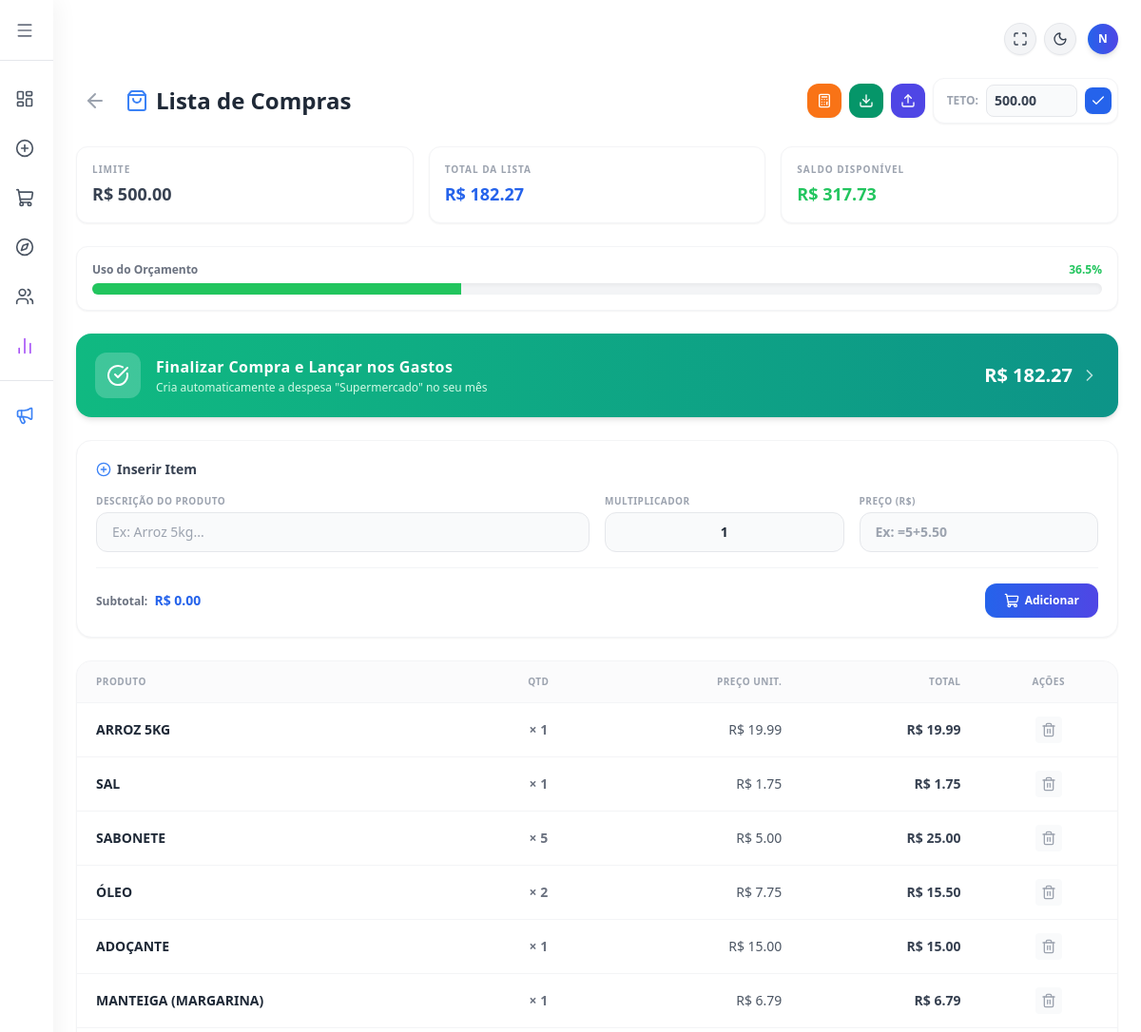
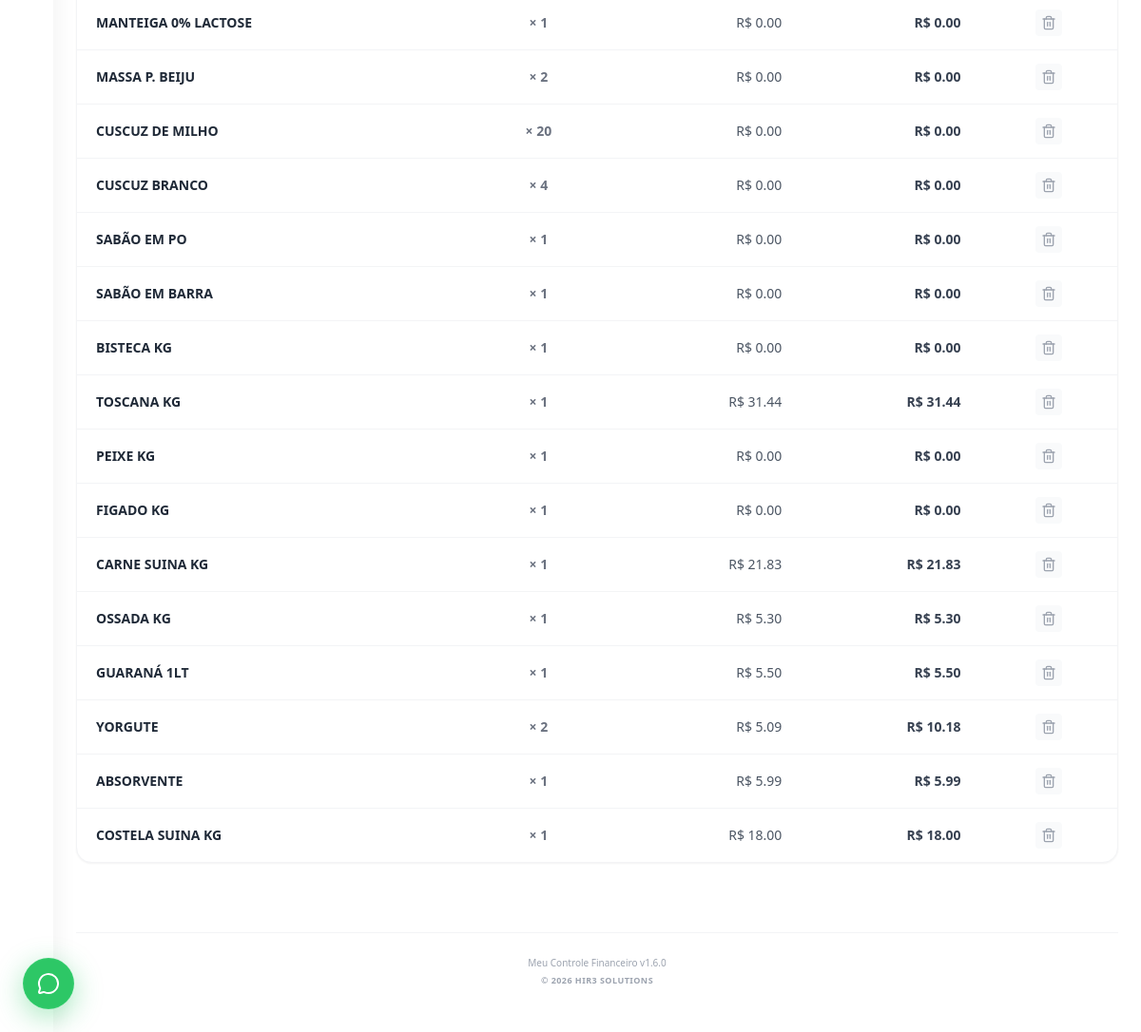
Screenshot of /compras (signed in) with the database file from the repository (2 pictures, top to bottom).
### tables this page shows
CREATE TABLE meta_compras (
            usuario_id INTEGER,
            mes TEXT,
            valor REAL DEFAULT 0.0,
            PRIMARY KEY (usuario_id, mes)
        );

CREATE TABLE lista_compras (
            id INTEGER PRIMARY KEY AUTOINCREMENT,
            usuario_id INTEGER,
            descricao TEXT,
            quantidade INTEGER DEFAULT 1,
            preco REAL DEFAULT 0.0,
            mes TEXT
        , total_item REAL);

### flask_app.py (the view, shortened to what this page needs)
@app.route('/compras', methods=['GET', 'POST'])
def compras():
    user_id = session.get('user_id')
    if not user_id:
        return redirect(url_for('login'))
    mes_atual = datetime.now().strftime('%Y-%m')
    conexao = sqlite3.connect('financas.db')
    conexao.row_factory = sqlite3.Row
    cursor = conexao.cursor()
    cursor.execute('''
        CREATE TABLE IF NOT EXISTS lista_compras (
            id INTEGER PRIMARY KEY AUTOINCREMENT,
            usuario_id INTEGER,
            descricao TEXT,
            quantidade INTEGER DEFAULT 1,
            preco REAL DEFAULT 0.0,
            total_item REAL,
            mes TEXT
        )
    ''')
    cursor.execute('''
        CREATE TABLE IF NOT EXISTS meta_compras (
            usuario_id INTEGER,
            mes TEXT,
            valor REAL DEFAULT 0.0,
            PRIMARY KEY (usuario_id, mes)
        )
    ''')
    conexao.commit()
    cursor.execute("SELECT * FROM lista_compras WHERE usuario_id = ? AND mes = ?", (user_id, mes_atual))
    itens_bd = cursor.fetchall()
    itens = []
    total_lista = 0.0
    for row in itens_bd:
        d = dict(row)
        qtd = d.get('quantidade') or 1
        preco = d.get('preco') or 0.0
        d['total_item'] = d.get('total_item') if d.get('total_item') is not None else (qtd * preco)
        total_lista += d['total_item']
        itens.append(d)
    cursor.execute("SELECT valor FROM meta_compras WHERE usuario_id = ? AND mes = ?", (user_id, mes_atual))
    meta_row = cursor.fetchone()
    meta_valor = meta_row['valor'] if meta_row else 0.0
    saldo_meta = meta_valor - total_lista
    porcentagem_meta = round((total_lista / meta_valor * 100), 1) if meta_valor > 0 else 0
    conexao.close()
    return render_template('telas/compras.html',
                           itens=itens,
                           total_lista=total_lista,
                           meta_valor=meta_valor,
                           saldo_meta=saldo_meta,
                           porcentagem_meta=porcentagem_meta)

### templates/telas/compras.html (shortened to what this page needs)
{% extends "base.html" %}
{% block content %}
<div class="px-3 md:px-0 pb-10">
    <div class="flex flex-col md:flex-row justify-between items-start md:items-center mb-4 md:mb-6 gap-3 md:gap-4">
        <div class="flex items-center gap-3">
            <a href="javascript:history.back()" class="p-2 text-gray-400 hover:text-blue-500 hover:bg-blue-50 dark:hover:bg-gray-700 rounded-xl transition-all">
                <i data-lucide="arrow-left" class="w-6 h-6"></i>
            </a>
            <h2 class="text-lg md:text-2xl font-black text-gray-800 dark:text-gray-100 flex items-center gap-2">
                <i data-lucide="shopping-bag" class="w-5 h-5 md:w-6 md:h-6 text-blue-500"></i> Lista de Compras
            </h2>
        </div>
        <div class="flex items-center gap-2 w-full md:w-auto">
            <button onclick="abrirCalculadora()" type="button" class="p-2 md:p-2.5 bg-orange-500 hover:bg-orange-600 text-white rounded-xl transition-colors shadow-sm" title="Calculadora Rápida">
                <i data-lucide="calculator" class="w-4 h-4"></i>
            </button>
            <a href="/exportar_compras_csv" class="p-2 md:p-2.5 bg-emerald-600 hover:bg-emerald-700 text-white rounded-xl transition-colors shadow-sm" title="Exportar para Excel (CSV)">
                <i data-lucide="download" class="w-4 h-4"></i>
            </a>
            <form action="/importar_compras_csv" method="POST" enctype="multipart/form-data" class="m-0" id="form-importar">
                <label for="import-csv" class="cursor-pointer p-2 md:p-2.5 bg-indigo-600 hover:bg-indigo-700 text-white rounded-xl transition-colors shadow-sm block" title="Importar Planilha">
                    <i data-lucide="upload" class="w-4 h-4"></i>
                </label>
            </form>
            <form action="/compras" method="POST" class="flex items-center gap-2 bg-white dark:bg-gray-800 p-1.5 rounded-xl border border-gray-100 dark:border-gray-700 shadow-sm flex-1 md:flex-none">
                <span class="text-[11px] md:text-xs font-bold text-gray-400 uppercase pl-2 whitespace-nowrap">Teto:</span>
                <input type="number" step="0.01" name="valor_meta" placeholder="Ex: 500.00" value="{{ '%.2f'|format(meta_valor or 0) if meta_valor and meta_valor > 0 else '' }}" required
                       class="w-full md:w-24 px-2 py-1.5 text-xs md:text-sm bg-gray-50 dark:bg-gray-900 border border-gray-200 dark:border-gray-700 rounded-lg focus:outline-none focus:ring-2 focus:ring-blue-500 font-bold text-gray-700 dark:border-gray-200">
                <button type="submit" class="p-2 md:p-1.5 bg-blue-600 hover:bg-blue-700 text-white rounded-lg transition-colors shadow-sm" title="Salvar Meta">
                    <i data-lucide="check" class="w-4 h-4"></i>
                </button>
            </form>
        </div>
    </div>
    <div class="grid grid-cols-2 md:grid-cols-3 gap-2 md:gap-4 mb-4 md:mb-6">
        <div class="bg-white dark:bg-gray-800 p-3 md:p-4 rounded-xl border border-gray-100 dark:border-gray-700 shadow-sm">
            <span class="block text-[9px] md:text-[10px] font-bold text-gray-400 uppercase tracking-widest mb-0.5 md:mb-1">Limite</span>
            <span class="text-sm md:text-lg font-black text-gray-700 dark:text-gray-200">R$ {{ "%.2f"|format(meta_valor or 0) }}</span>
        </div>
        <div class="bg-white dark:bg-gray-800 p-3 md:p-4 rounded-xl border border-gray-100 dark:border-gray-700 shadow-sm">
            <span class="block text-[9px] md:text-[10px] font-bold text-gray-400 uppercase tracking-widest mb-0.5 md:mb-1">Total da Lista</span>
            <span class="text-sm md:text-lg font-black text-blue-600 dark:text-blue-400">R$ {{ "%.2f"|format(total_lista or 0) }}</span>
        </div>
        <div class="col-span-2 md:col-span-1 bg-white dark:bg-gray-800 p-3 md:p-4 rounded-xl border border-gray-100 dark:border-gray-700 shadow-sm">
            <span class="block text-[9px] md:text-[10px] font-bold text-gray-400 uppercase tracking-widest mb-0.5 md:mb-1">Saldo Disponível</span>
            <span class="text-base md:text-lg font-black {% if (saldo_meta or 0) >= 0 %}text-green-500{% else %}text-red-500{% endif %}">
                R$ {{ "%.2f"|format(saldo_meta or 0) }}
            </span>
        </div>
    </div>
    {% if meta_valor and meta_valor > 0 %}
    <div class="bg-white dark:bg-gray-800 p-3 md:p-4 rounded-xl border border-gray-100 dark:border-gray-700 shadow-sm mb-4 md:mb-6">
        <div class="flex justify-between items-center mb-1.5">
            <span class="text-[11px] md:text-xs font-bold text-gray-500 dark:text-gray-400">Uso do Orçamento</span>
            <span class="text-[11px] md:text-xs font-black {% if porcentagem_meta > 100 %}text-red-500 animate-pulse{% elif porcentagem_meta >= 80 %}text-amber-500{% else %}text-green-500{% endif %}">
                {{ porcentagem_meta }}%
            </span>
        </div>
        <div class="w-full bg-gray-100 dark:bg-gray-900 rounded-full h-2 md:h-3 shadow-inner overflow-hidden">
            <div class="h-full transition-all duration-500 {% if porcentagem_meta > 100 %}bg-red-500{% elif porcentagem_meta >= 80 %}bg-amber-500{% else %}bg-green-500{% endif %}"
                 style="width: {% if porcentagem_meta > 100 %}100{% else %}{{ porcentagem_meta }}{% endif %}%"></div>
        </div>
    </div>
    {% endif %}
    {% if total_lista and total_lista > 0 %}
    <div class="mb-4 md:mb-6">
        <form action="/lancar_compras_gastos" method="POST" onsubmit="confirmarAcao(event, this, 'Finalizar e Lançar Despesa?', 'Isso criará automaticamente um gasto de R$ {{ '%.2f'|format(total_lista) }} no seu resumo do mês.', 'Sim, finalizar!')">
            <button type="submit" class="w-full flex items-center justify-between p-4 md:p-5 rounded-2xl bg-gradient-to-r from-emerald-500 to-teal-600 text-white shadow-md hover:shadow-lg transition-all transform hover:-translate-y-0.5 group focus:outline-none">
                <div class="flex items-center gap-3 md:gap-4">
                    <div class="bg-white/20 p-2 md:p-3 rounded-xl">
                        <i data-lucide="check-circle" class="w-5 h-5 md:w-6 md:h-6 text-white"></i>
                    </div>
                    <div class="text-left">
                        <span class="block text-sm md:text-base font-black tracking-wide">Finalizar Compra e Lançar nos Gastos</span>
                        <span class="block text-[10px] md:text-xs text-emerald-100 font-medium mt-0.5">Cria automaticamente a despesa "Supermercado" no seu mês</span>
                    </div>
                </div>
                <div class="flex items-center gap-2">
                    <span class="text-lg md:text-xl font-black">R$ {{ "%.2f"|format(total_lista) }}</span>
                    <i data-lucide="chevron-right" class="w-5 h-5 opacity-70 group-hover:translate-x-1 transition-transform"></i>
                </div>
            </button>
        </form>
    </div>
    {% endif %}
    <div class="bg-white dark:bg-gray-800 p-4 md:p-5 rounded-2xl shadow-sm border border-gray-100 dark:border-gray-700 mb-4 md:mb-6" id="area-formulario">
        <h3 class="text-xs md:text-sm font-bold text-gray-700 dark:text-gray-300 mb-3 md:mb-4 flex items-center gap-1.5" id="titulo-form">
            <i data-lucide="plus-circle" class="w-4 h-4 text-blue-500" id="icone-titulo"></i> <span id="texto-titulo">Inserir Item</span>
        </h3>
        <form action="/compras" method="POST" id="form-produto">
            <div class="grid grid-cols-2 md:grid-cols-4 gap-3 md:gap-4 items-end">
                <div class="col-span-2">
                    <label class="block text-[9px] md:text-[10px] font-bold text-gray-400 uppercase tracking-wider mb-1">Descrição do Produto</label>
                    <input type="text" name="descricao" id="input-desc" placeholder="Ex: Arroz 5kg..." required
                           class="w-full px-3 py-2 md:px-4 md:py-2.5 bg-gray-50 dark:bg-gray-900 border border-gray-200 dark:border-gray-700 rounded-xl text-sm text-gray-800 dark:text-gray-100 focus:outline-none focus:ring-2 focus:ring-blue-500">
                </div>
                <div class="col-span-1">
                    <label class="block text-[9px] md:text-[10px] font-bold text-gray-400 uppercase tracking-wider mb-1">Multiplicador</label>
                    <input type="text" inputmode="text" name="quantidade" id="input-qtd" value="1" placeholder="Ex: =2+3" required oninput="calcularPrevia()" onblur="avaliarCalculo(this)"
                           class="w-full px-3 py-2 md:px-4 md:py-2.5 bg-gray-50 dark:bg-gray-900 border border-gray-200 dark:border-gray-700 rounded-xl text-sm text-gray-800 dark:text-gray-100 focus:outline-none focus:ring-2 focus:ring-blue-500 font-bold text-center">
                </div>
                <div class="col-span-1">
                    <label class="block text-[9px] md:text-[10px] font-bold text-gray-400 uppercase tracking-wider mb-1">Preço (R$)</label>
                    <input type="text" inputmode="text" name="preco" id="input-preco" placeholder="Ex: =5+5.50" required oninput="calcularPrevia()" onblur="avaliarCalculo(this)"
                           class="w-full px-3 py-2 md:px-4 md:py-2.5 bg-gray-50 dark:bg-gray-900 border border-gray-200 dark:border-gray-700 rounded-xl text-sm text-gray-800 dark:text-gray-100 focus:outline-none focus:ring-2 focus:ring-blue-500 font-bold">
                </div>
            </div>
            <div class="mt-3 md:mt-4 pt-3 md:pt-4 border-t border-gray-100 dark:border-gray-700/60 flex flex-row justify-between items-center gap-3">
                <div class="text-[11px] md:text-xs font-bold text-gray-500 dark:text-gray-400">
                    Subtotal: <span class="text-xs md:text-sm font-black text-blue-600 dark:text-blue-400 ml-0.5 md:ml-1" id="previa-total">R$ 0.00</span>
                </div>
                <div class="flex gap-2">
                    <button type="submit" id="btn-salvar" name="adicionar" class="px-4 py-2 md:px-5 md:py-2.5 bg-gradient-to-r from-blue-600 to-indigo-600 text-white text-[11px] md:text-xs font-bold rounded-xl hover:from-blue-700 hover:to-indigo-700 transition-all shadow-sm flex items-center justify-center gap-1.5">
                        <i data-lucide="shopping-cart" id="icone-btn" class="w-3 h-3 md:w-4 md:h-4"></i> <span id="texto-btn">Adicionar</span>
                    </button>
                </div>
            </div>
        </form>
    </div>
    <div class="bg-white dark:bg-gray-800 rounded-2xl border border-gray-100 dark:border-gray-700 overflow-hidden shadow-sm">
        <div class="overflow-x-auto">
            <table class="w-full text-left border-collapse whitespace-nowrap md:whitespace-normal">
                <thead>
                    <tr class="bg-gray-50/70 dark:bg-gray-900/40 border-b border-gray-100 dark:border-gray-700/70">
                        <th class="px-3 py-2 md:px-5 md:py-3.5 text-[9px] md:text-[10px] font-bold text-gray-400 uppercase tracking-wider">Produto</th>
                        <th class="px-3 py-2 md:px-5 md:py-3.5 text-[9px] md:text-[10px] font-bold text-gray-400 uppercase tracking-wider text-center">Qtd</th>
                        <th class="px-3 py-2 md:px-5 md:py-3.5 text-[9px] md:text-[10px] font-bold text-gray-400 uppercase tracking-wider text-right">Preço Unit.</th>
                        <th class="px-3 py-2 md:px-5 md:py-3.5 text-[9px] md:text-[10px] font-bold text-gray-400 uppercase tracking-wider text-right">Total</th>
                        <th class="px-3 py-2 md:px-5 md:py-3.5 text-[9px] md:text-[10px] font-bold text-gray-400 uppercase tracking-wider text-center">Ações</th>
                    </tr>
                </thead>
                <tbody class="divide-y divide-gray-100 dark:divide-gray-700/50 text-xs md:text-sm">
                    {% for item in itens %}
                    <tr class="hover:bg-gray-50/50 dark:hover:bg-gray-900/20 transition-colors cursor-pointer" ondblclick="editarItem('{{ item.id }}', '{{ item.descricao }}', '{{ item.quantidade }}', '{{ item.preco }}')" title="Clique duplo para editar">
                        <td class="px-3 py-2 md:px-5 md:py-3.5 font-bold text-gray-800 dark:text-gray-200 truncate max-w-[120px] md:max-w-none" title="{{ item.descricao }}">{{ item.descricao }}</td>
                        <td class="px-3 py-2 md:px-5 md:py-3.5 text-center font-bold text-gray-500 dark:text-gray-400">× {{ item.quantidade or 1 }}</td>
                        <td class="px-3 py-2 md:px-5 md:py-3.5 text-right text-gray-600 dark:text-gray-400">R$ {{ "%.2f"|format(item.preco or 0) }}</td>
                        <td class="px-3 py-2 md:px-5 md:py-3.5 text-right font-black text-gray-700 dark:text-gray-200">R$ {{ "%.2f"|format(item.total_item or 0) }}</td>
                        <td class="px-3 py-2 md:px-5 md:py-3.5">
                            <div class="flex items-center justify-center gap-1 md:gap-2">
                                <form action="/excluir_compra/{{ item.id }}" method="POST" class="m-0" onsubmit="confirmarAcao(event, this, 'Remover Item?', 'Tem certeza que deseja tirar este item da sua lista?', 'Sim, remover')">
                                    <button type="submit" class="p-1 md:p-1.5 text-gray-400 hover:text-red-500 dark:hover:text-red-400 rounded transition-colors bg-gray-50 hover:bg-red-50 dark:bg-gray-800 dark:hover:bg-red-900/20" title="Remover">
                                        <i data-lucide="trash-2" class="w-3.5 h-3.5 md:w-4 md:h-4 mx-auto"></i>
                                    </button>
                                </form>
                            </div>
                        </td>
                    </tr>
                    {% else %}
                    <tr>
                        <td colspan="5" class="px-5 py-8 md:py-10 text-center text-[11px] md:text-xs text-gray-400 font-medium">
                            Carrinho vazio. Use o formulário acima para adicionar produtos.
                        </td>
                    </tr>
                    {% endfor %}
                </tbody>
            </table>
        </div>
    </div>
</div>
{% endblock %}

### rows the page displays
meta_compras: valor_meta "500.00", valor "500.00"
lista_compras: descricao "ARROZ 5KG", quantidade "1", preco "19.99", total_item "19.99"
lista_compras: descricao "SAL", quantidade "1", preco "1.75", total_item "1.75"
lista_compras: descricao "SABONETE", quantidade "5", preco "5.00", total_item "25.00"
lista_compras: descricao "ÓLEO", quantidade "2", preco "7.75", total_item "15.50"
lista_compras: descricao "ADOÇANTE", quantidade "1", preco "15.00", total_item "15.00"
lista_compras: descricao "MANTEIGA (MARGARINA)", quantidade "1", preco "6.79", total_item "6.79"
lista_compras: descricao "MANTEIGA 0% LACTOSE", quantidade "1", preco "0.00", total_item "0.00"
lista_compras: descricao "MASSA P. BEIJU", quantidade "2", preco "0.00", total_item "0.00"
lista_compras: descricao "CUSCUZ DE MILHO", quantidade "20", preco "0.00", total_item "0.00"
lista_compras: descricao "CUSCUZ BRANCO", quantidade "4", preco "0.00", total_item "0.00"
lista_compras: descricao "SABÃO EM PO", quantidade "1", preco "0.00", total_item "0.00"
lista_compras: descricao "SABÃO EM BARRA", quantidade "1", preco "0.00", total_item "0.00"
lista_compras: descricao "BISTECA KG", quantidade "1", preco "0.00", total_item "0.00"
lista_compras: descricao "TOSCANA KG", quantidade "1", preco "31.44", total_item "31.44"
lista_compras: descricao "PEIXE KG", quantidade "1", preco "0.00", total_item "0.00"
lista_compras: descricao "FIGADO KG", quantidade "1", preco "0.00", total_item "0.00"
lista_compras: descricao "CARNE SUINA KG", quantidade "1", preco "21.83", total_item "21.83"
lista_compras: descricao "OSSADA KG", quantidade "1", preco "5.30", total_item "5.30"
lista_compras: descricao "GUARANÁ 1LT", quantidade "1", preco "5.50", total_item "5.50"
lista_compras: descricao "YORGUTE", quantidade "2", preco "5.09", total_item "10.18"
lista_compras: descricao "ABSORVENTE", quantidade "1", preco "5.99", total_item "5.99"
lista_compras: descricao "COSTELA SUINA KG", quantidade "1", preco "18.00", total_item "18.00"

### other values shown
{{ session.get('usuario', 'U')[:1].upper() }} "N"
{{ "%.2f"|format(total_lista or 0) }} "182.27"
{{ "%.2f"|format(saldo_meta or 0) }} "317.73"
{{ porcentagem_meta }} "36.5"
{{ "%.2f"|format(total_lista) }} "182.27"
{{ versao_atual }} "1.6.0"
